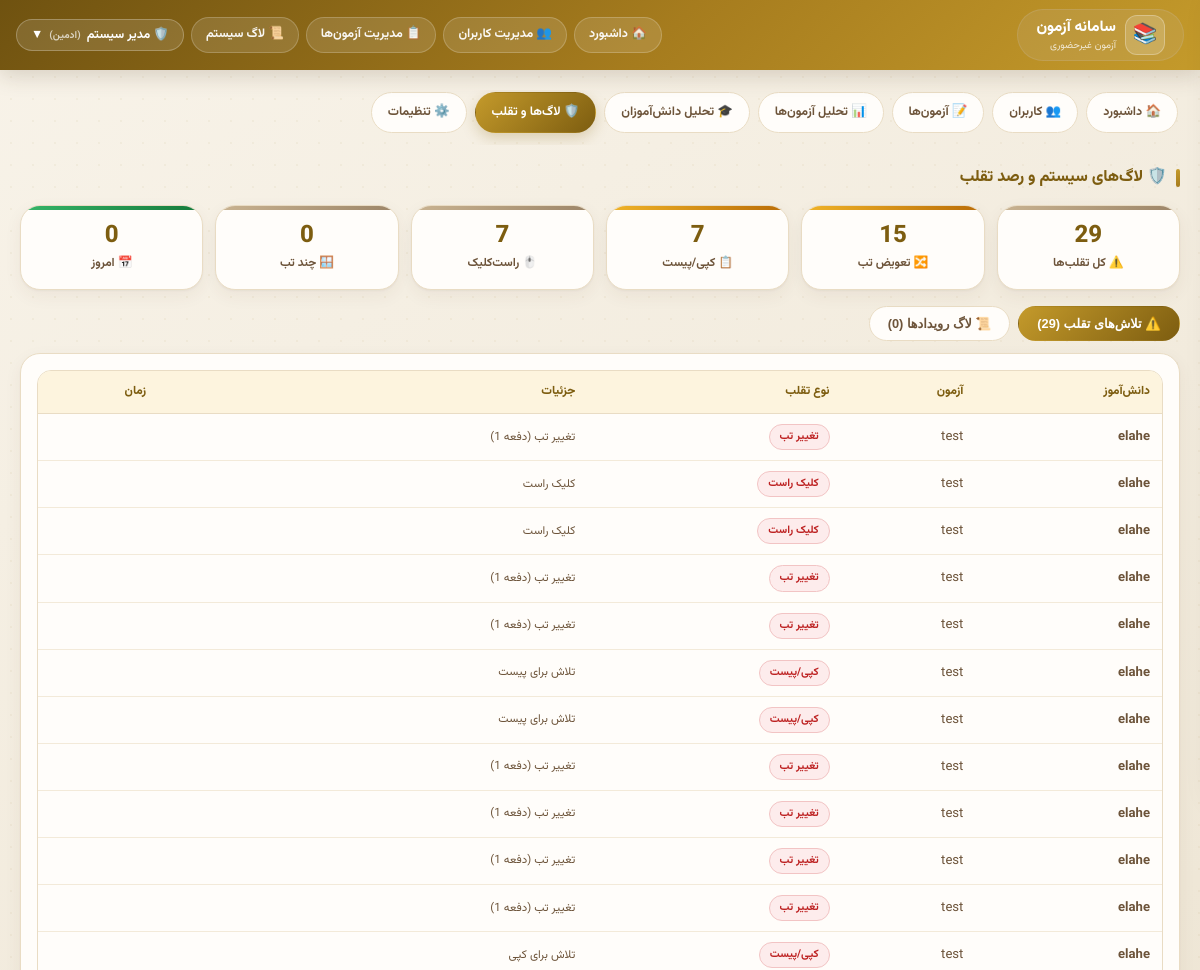
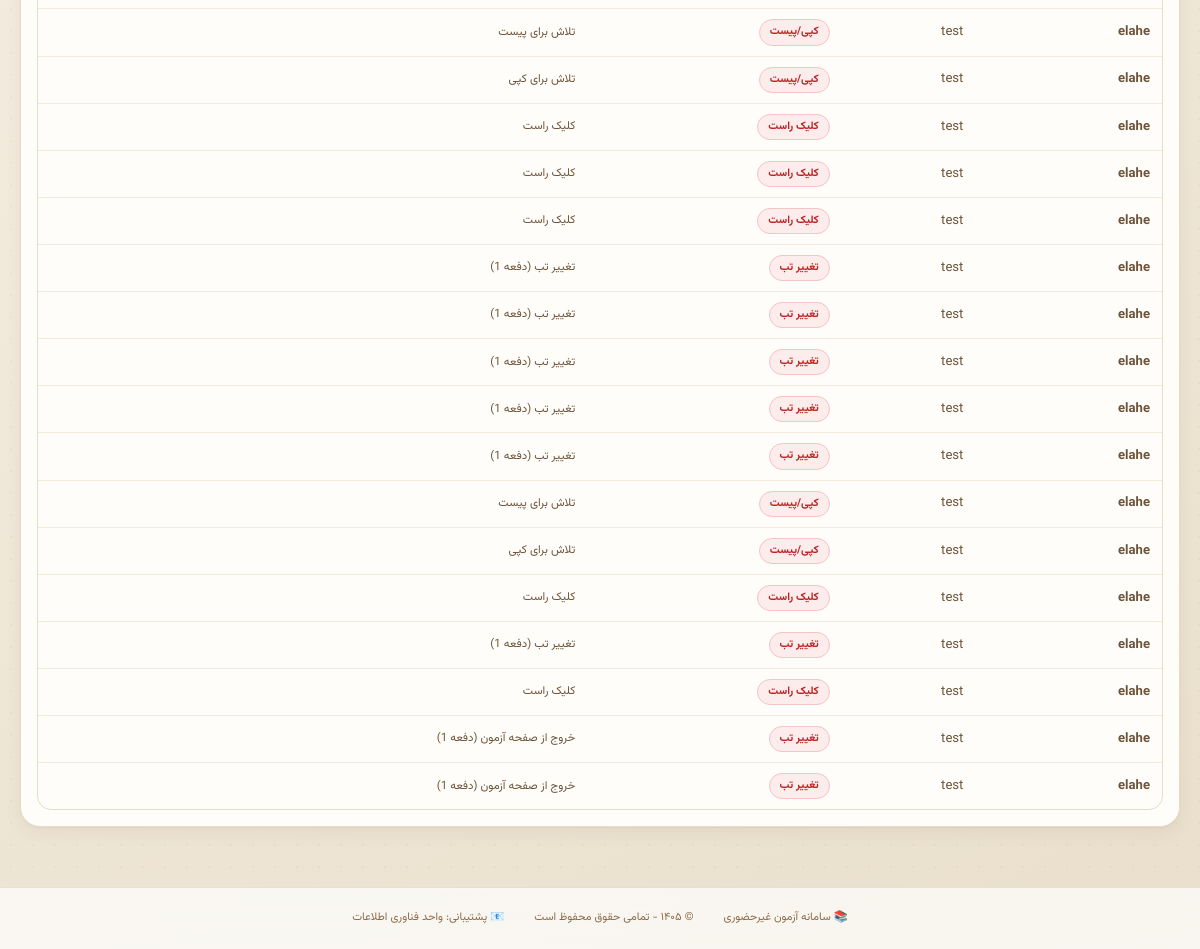
The app's page /admin-panel/logs/ (signed in) with its own data (2 pictures, top to bottom).
### accounts/models.py (models this page shows, shortened)
class User(AbstractUser):
    ROLE_CHOICES = [
        ('admin', 'ادمین'),
        ('teacher', 'معلم'),
        ('student', 'دانش‌آموز'),
    ]
    role = models.CharField(max_length=10, choices=ROLE_CHOICES, default='student')
    grade = models.ForeignKey(Grade, on_delete=models.SET_NULL, null=True, blank=True)
    student_code = models.CharField(max_length=10, unique=True, null=True, blank=True)
    phone = models.CharField(max_length=15, blank=True)

### exams/models.py (models this page shows, shortened)
class Exam(models.Model):
    title = models.CharField(max_length=200)
    teacher = models.ForeignKey(settings.AUTH_USER_MODEL, on_delete=models.CASCADE,
                                limit_choices_to={'role': 'teacher'})
    grade = models.ForeignKey(Grade, on_delete=models.CASCADE)
    duration_minutes = models.IntegerField()
    start_time = models.DateTimeField()
    end_time = models.DateTimeField()
    students = models.ManyToManyField(settings.AUTH_USER_MODEL, related_name='exams',
                                      limit_choices_to={'role': 'student'})
    is_active = models.BooleanField(default=True)
    show_score_to_student = models.BooleanField(default=False)
    created_at = models.DateTimeField(auto_now_add=True)
    random_questions = models.BooleanField(default=False)
    enable_anti_cheat = models.BooleanField(default=True, verbose_name="فعال کردن سیستم تشخیص تقلب")
    prevent_tab_switch = models.BooleanField(default=True, verbose_name="جلوگیری از تغییر تب")
    prevent_copy_paste = models.BooleanField(default=True, verbose_name="جلوگیری از کپی/پیست")
    track_ip = models.BooleanField(default=True, verbose_name="ردیابی IP")
    TIMER_TYPE_CHOICES = [
        ('floating', 'تایم شناور (از لحظه شروع دانش‌آموز)'),
        ('fixed', 'تایم ثابت (همه تا زمان پایان مشخص)'),
    ]
    timer_type = models.CharField(
        max_length=20,
        choices=TIMER_TYPE_CHOICES,
        default='floating',
        verbose_name="نوع تایمر"
    )
    show_questions_mode = models.CharField(
        max_length=20,
        choices=[('all', 'همه سوالات در یک صفحه'), ('one_by_one', 'هر سوال در یک صفحه')],
        default='one_by_one',
        verbose_name="نحوه نمایش سوالات"
    )
    show_back_button = models.BooleanField(default=True, verbose_name="نمایش دکمه بازگشت به سوال قبلی")
    allow_teacher_answer = models.BooleanField(default=True, verbose_name="معلم می‌تواند پاسخ تشریحی وارد کند")
    show_answers_after_exam = models.BooleanField(default=False,
                                                  verbose_name="نمایش پاسخ صحیح به دانش‌آموز بعد از اتمام")

class CheatAttempt(models.Model):
    CHEAT_TYPES = [
        ('tab_switch', 'تغییر تب'),
        ('copy_paste', 'کپی/پیست'),
        ('right_click', 'کلیک راست'),
        ('multiple_tabs', 'باز کردن چند تب'),
        ('different_ip', 'آی‌پی متفاوت'),
        ('inactivity', 'عدم فعالیت طولانی'),
        ('screenshot', 'اسکرین‌شات'),
        ('print_screen', 'چاپ صفحه'),
    ]
    session = models.ForeignKey(ExamSession, on_delete=models.CASCADE, related_name='cheats')
    cheat_type = models.CharField(max_length=50, choices=CHEAT_TYPES)
    detail = models.TextField(blank=True)
    created_at = models.DateTimeField(auto_now_add=True)

### admin_panel/views.py (the view, shortened to what this page needs)
# urls.py: path('logs/', views.system_logs, name='system_logs'),
@login_required
def system_logs(request):
    if request.user.role != 'admin':
        raise PermissionDenied('دسترسی غیرمجاز')
    cheats = CheatAttempt.objects.all().select_related(
        'session__student',
        'session__exam'
    ).order_by('-created_at')[:100]
    logs = ExamLog.objects.all().select_related('session__student', 'session__exam').order_by('-timestamp')[:100]
    cheat_stats = {
        'total': CheatAttempt.objects.count(),
        'tab_switch': CheatAttempt.objects.filter(cheat_type='tab_switch').count(),
        'copy_paste': CheatAttempt.objects.filter(cheat_type='copy_paste').count(),
        'right_click': CheatAttempt.objects.filter(cheat_type='right_click').count(),
        'multiple_tabs': CheatAttempt.objects.filter(cheat_type='multiple_tabs').count(),
        'today': CheatAttempt.objects.filter(created_at__date=timezone.now().date()).count(),
    }
    def to_jalali(date_val):
        if not date_val:
            return ''
        try:
            import jdatetime
            if timezone.is_naive(date_val):
                date_val = timezone.make_aware(date_val)
            else:
                date_val = timezone.localtime(date_val)
            jd = jdatetime.datetime.fromgregorian(datetime=date_val)
            return jd.strftime('%Y/%m/%d %H:%M')
        except:
            return date_val.strftime('%Y/%m/%d %H:%M') if date_val else ''
    cheats_data = []
    for cheat in cheats:
        cheats_data.append({
            'id': cheat.id,
            'cheat_type': cheat.cheat_type,
            'cheat_type_display': cheat.get_cheat_type_display(),
            'detail': cheat.detail or 'جزئیات ثبت نشده',
            'student_name': cheat.session.student.get_full_name() or cheat.session.student.username,
            'exam_title': cheat.session.exam.title,
            'created_at': to_jalali(cheat.created_at),
        })
    logs_data = []
    context = {
        'cheats': cheats_data,
        'logs': logs_data,
        'cheat_stats': cheat_stats,
        'now': timezone.now(),
        'to_jalali': to_jalali,
    }
    return render(request, 'admin_panel/system_logs.html', context)

### exams/context_processors.py (called while the page is built)
def announcements(request):
    user = getattr(request, 'user', None)
    if user is None or not getattr(user, 'is_authenticated', False) or user.role != 'student':
        return {}
    qs = Announcement.objects.filter(Q(grade__isnull=True) | Q(grade_id=user.grade_id))
    return {'bell_announcements': list(qs[:8]), 'bell_count': qs.count()}

### templates/admin_panel/system_logs.html (shortened to what this page needs)
{% extends 'base.html' %}
{% load static %}
{% block content %}
{% include 'admin_panel/_admin_nav.html' %}
<div class="page-title">🛡️ لاگ‌های سیستم و رصد تقلب</div>
<div class="stats">
    <div class="stat-card inactive"><div class="stat-number">{{ cheat_stats.total }}</div><div class="stat-label">⚠️ کل تقلب‌ها</div></div>
    <div class="stat-card ongoing"><div class="stat-number">{{ cheat_stats.tab_switch }}</div><div class="stat-label">🔀 تعویض تب</div></div>
    <div class="stat-card ongoing"><div class="stat-number">{{ cheat_stats.copy_paste }}</div><div class="stat-label">📋 کپی/پیست</div></div>
    <div class="stat-card inactive"><div class="stat-number">{{ cheat_stats.right_click }}</div><div class="stat-label">🖱️ راست‌کلیک</div></div>
    <div class="stat-card inactive"><div class="stat-number">{{ cheat_stats.multiple_tabs }}</div><div class="stat-label">🪟 چند تب</div></div>
    <div class="stat-card active"><div class="stat-number">{{ cheat_stats.today }}</div><div class="stat-label">📅 امروز</div></div>
</div>
<div class="tab-bar">
    <button class="on" data-tab="cheats">⚠️ تلاش‌های تقلب ({{ cheats|length }})</button>
    <button data-tab="logs">📜 لاگ رویدادها ({{ logs|length }})</button>
</div>
<div class="tab-pane on" id="pane-cheats">
    <div class="card">
        {% if cheats %}
        <table>
            <thead><tr><th>دانش‌آموز</th><th>آزمون</th><th>نوع تقلب</th><th>جزئیات</th><th>زمان</th></tr></thead>
            <tbody>
            {% for c in cheats %}
            <tr>
                <td><b>{{ c.student_name }}</b></td>
                <td>{{ c.exam_title }}</td>
                <td><span class="status-badge badge-danger">{{ c.cheat_type_display }}</span></td>
                <td style="font-size:.72rem; color:var(--ink2);">{{ c.detail }}</td>
                <td style="font-size:.72rem;">{{ c.created_at }}</td>
            </tr>
            {% endfor %}
            </tbody>
        </table>
        {% else %}
        <div class="empty-state">🎉 هیچ تلاش تقلبی ثبت نشده است.</div>
        {% endif %}
    </div>
</div>
{% endblock %}

### templates/base.html (shortened to what this page needs)
<!DOCTYPE html>
<html dir="rtl" lang="fa">
<head>
    {% load static %}
    <link rel="stylesheet" href="{% static 'css/site.css' %}?v=1">
</head>
<body>
<div class="navbar">
    <div class="nav-container">
        <div class="logo">
            <span class="logo-icon">📚</span>
            <div>
                <div class="logo-text">سامانه آزمون</div>
                <div class="logo-sub">آزمون غیرحضوری</div>
            </div>
        </div>
        <div class="nav-links">
            {% if user.is_authenticated %}
                {% if user.role == 'admin' %}
                    <a href="{% url 'admin_dashboard' %}" class="nav-link">🏠 داشبورد</a>
                    <a href="{% url 'manage_users' %}" class="nav-link">👥 مدیریت کاربران</a>
                    <a href="{% url 'manage_exams' %}" class="nav-link">📋 مدیریت آزمون‌ها</a>
                    <a href="{% url 'system_logs' %}" class="nav-link">📜 لاگ سیستم</a>
                {% elif user.role == 'teacher' %}
                    <a href="{% url 'teacher_dashboard' %}" class="nav-link">🏠 داشبورد</a>
                    <a href="{% url 'create_exam' %}" class="nav-link">➕ آزمون جدید</a>
                    <a href="{% url 'question_bank' %}" class="nav-link">📚 بانک سوال</a>
                    <a href="{% url 'groups' %}" class="nav-link">👥 گروه‌ها</a>
                {% endif %}
                <div class="dropdown" id="userDropdown">
                    <button class="dropdown-btn" id="dropdownBtn">
                        {% if user.role == 'admin' %}🛡️
                        {% elif user.role == 'teacher' %}👨‍🏫
                        {% else %}👤{% endif %}
                        {{ user.get_full_name|default:user.username }}
                        <span style="font-size: 10px; opacity: 0.7;">
                            ({% if user.role == 'admin' %}ادمین{% elif user.role == 'teacher' %}معلم{% else %}دانش‌آموز{% endif %})
                        </span>
                        ▼
                    </button>
                </div>
            {% else %}
                <a href="{% url 'login' %}" class="nav-link">🔐 ورود</a>
            {% endif %}
        </div>
    </div>
</div>
<div class="main-content">
    {% block content %}{% endblock %}
</div>
<div class="footer">
    <div class="footer-content">
        <span>📚 سامانه آزمون غیرحضوری</span>
        <span>© ۱۴۰۵ - تمامی حقوق محفوظ است</span>
        <span>📧 پشتیبانی: واحد فناوری اطلاعات</span>
    </div>
</div>
</body>
</html>

### templates/base.html (style rules this page uses)
* { margin: 0; padding: 0; box-sizing: border-box; }
body { font-family: 'Vazirmatn', 'Segoe UI', Tahoma, system-ui, sans-serif; background: linear-gradient(145deg, #f8f6f2 0%, #f0ece4 100%); min-height: 100vh; display: flex; flex-direction: column; }
.navbar { position: sticky; top: 0; z-index: 1000; background: rgba(255, 255, 255, 0.75); backdrop-filter: blur(16px); -webkit-backdrop-filter: blur(16px); border-bottom: 1px solid rgba(200, 180, 140, 0.4); box-shadow: 0 4px 20px rgba(0, 0, 0, 0.05); }
.nav-container { max-width: 1400px; margin: 0 auto; display: flex; justify-content: space-between; align-items: center; padding: 10px 24px; gap: 15px; }
.logo { display: flex; align-items: center; gap: 10px; background: rgba(200, 180, 140, 0.2); padding: 5px 18px; border-radius: 50px; border: 1px solid rgba(200, 180, 140, 0.3); transition: all 0.3s; }
.logo-icon { font-size: 26px; }
.logo-text { font-size: 17px; font-weight: 700; color: #5a3e2b; }
.logo-sub { font-size: 9px; color: #8b6b4a; }
.nav-links { display: flex; gap: 10px; align-items: center; flex-wrap: wrap; }
.nav-link { color: #5a3e2b; text-decoration: none; padding: 8px 18px; border-radius: 40px; transition: all 0.25s; font-size: 0.8rem; font-weight: 600; background: rgba(200, 180, 140, 0.12); border: 1px solid rgba(200, 180, 140, 0.2); }
.dropdown { position: relative; }
.dropdown-btn { background: rgba(200, 180, 140, 0.15); border: 1px solid rgba(200, 180, 140, 0.25); color: #5a3e2b; padding: 8px 18px; border-radius: 40px; cursor: pointer; font-size: 0.8rem; font-weight: 600; display: flex; align-items: center; gap: 8px; transition: all 0.25s; }
.main-content { flex: 1; max-width: 1400px; margin: 20px auto; padding: 0 20px; width: 100%; }
.footer { background: rgba(255, 255, 255, 0.7); backdrop-filter: blur(12px); border-top: 1px solid rgba(200, 180, 140, 0.35); padding: 20px; text-align: center; color: #8b6b4a; font-size: 0.7rem; margin-top: 40px; }
.footer-content { max-width: 1400px; margin: 0 auto; display: flex; justify-content: center; gap: 30px; flex-wrap: wrap; }

### templates/admin_panel/system_logs.html (style rules this page uses)
.tab-bar { display: flex; gap: 8px; margin-bottom: 12px; }
.tab-bar button { border: 1.5px solid var(--line); background: var(--card); color: var(--ink2); border-radius: 999px; padding: 9px 18px; font-size: .8rem; font-weight: 700; cursor: pointer; transition: .15s; }
.tab-bar button.on { background: linear-gradient(135deg, var(--gold), var(--gold3)); color: #fff; border-color: transparent; }
.tab-pane { display: none; }
.tab-pane.on { display: block; }

### records on screen
User: get_full_name "مدیر سیستم"
User: student_name "elahe" "elahe" "elahe" "elahe" "elahe" "elahe" "elahe" "elahe" "elahe" "elahe" "elahe" "elahe" "elahe" "elahe" "elahe" "elahe" "elahe" "elahe" "elahe" "elahe" "elahe" "elahe" "elahe" "elahe" "elahe" "elahe" "elahe" "elahe" "elahe"
Exam: exam_title "test" "test" "test" "test" "test" "test" "test" "test" "test" "test" "test" "test" "test" "test" "test" "test" "test" "test" "test" "test" "test" "test" "test" "test" "test" "test" "test" "test" "test"
CheatAttempt: detail "تغییر تب (دفعه 1)"
CheatAttempt: detail "کلیک راست"
CheatAttempt: detail "کلیک راست"
CheatAttempt: detail "تغییر تب (دفعه 1)"
CheatAttempt: detail "تغییر تب (دفعه 1)"
CheatAttempt: detail "تلاش برای پیست"
CheatAttempt: detail "تلاش برای پیست"
CheatAttempt: detail "تغییر تب (دفعه 1)"
CheatAttempt: detail "تغییر تب (دفعه 1)"
CheatAttempt: detail "تغییر تب (دفعه 1)"
CheatAttempt: detail "تغییر تب (دفعه 1)"
CheatAttempt: detail "تلاش برای کپی"
CheatAttempt: detail "تلاش برای پیست"
CheatAttempt: detail "تلاش برای کپی"
CheatAttempt: detail "کلیک راست"
CheatAttempt: detail "کلیک راست"
CheatAttempt: detail "کلیک راست"
CheatAttempt: detail "تغییر تب (دفعه 1)"
CheatAttempt: detail "تغییر تب (دفعه 1)"
CheatAttempt: detail "تغییر تب (دفعه 1)"
CheatAttempt: detail "تغییر تب (دفعه 1)"
CheatAttempt: detail "تغییر تب (دفعه 1)"
CheatAttempt: detail "تلاش برای پیست"
CheatAttempt: detail "تلاش برای کپی"
CheatAttempt: detail "کلیک راست"
CheatAttempt: detail "تغییر تب (دفعه 1)"
CheatAttempt: detail "کلیک راست"
CheatAttempt: detail "خروج از صفحه آزمون (دفعه 1)"
CheatAttempt: detail "خروج از صفحه آزمون (دفعه 1)"

### other values on screen
{{ cheat_stats.total }} "29"
{{ cheat_stats.tab_switch }} "15"
{{ cheat_stats.copy_paste }} "7"
{{ cheat_stats.right_click }} "7"
{{ cheat_stats.multiple_tabs }} "0"
{{ cheat_stats.today }} "0"
{{ cheats|length }} "29"
{{ logs|length }} "0"
{{ c.cheat_type_display }} "تغییر تب" "کلیک راست" "کلیک راست" "تغییر تب" "تغییر تب" "کپی/پیست" "کپی/پیست" "تغییر تب" "تغییر تب" "تغییر تب" "تغییر تب" "کپی/پیست" "کپی/پیست" "کپی/پیست" "کلیک راست" "کلیک راست" "کلیک راست" "تغییر تب" "تغییر تب" "تغییر تب" "تغییر تب" "تغییر تب" "کپی/پیست" "کپی/پیست" "کلیک راست" "تغییر تب" "کلیک راست" "تغییر تب" "تغییر تب"
